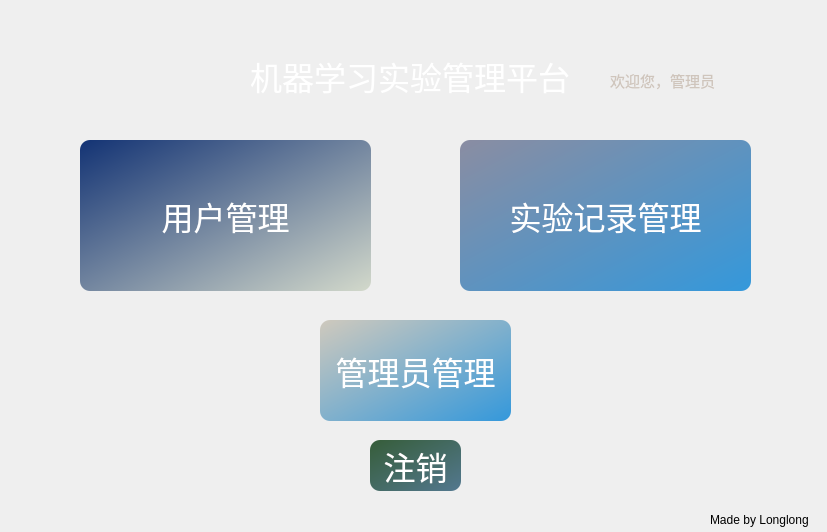
<?xml version="1.0" encoding="UTF-8"?>
<ui version="4.0">
  <class>admin_main</class>
  <widget class="QWidget" name="admin_main">
    <property name="geometry">
      <rect>
        <x>0</x>
        <y>0</y>
        <width>827</width>
        <height>532</height>
      </rect>
    </property>
    <property name="sizePolicy">
      <sizepolicy hsizetype="Fixed" vsizetype="Fixed">
        <horstretch>0</horstretch>
        <verstretch>0</verstretch>
      </sizepolicy>
    </property>
    <property name="minimumSize">
      <size>
        <width>827</width>
        <height>532</height>
      </size>
    </property>
    <widget class="QLabel" name="background_label">
      <property name="geometry">
        <rect>
          <x>0</x>
          <y>0</y>
          <width>832</width>
          <height>539</height>
        </rect>
      </property>
      <property name="text">
        <string />
      </property>
      <property name="pixmap">
        <pixmap>../image/bg_.jpg</pixmap>
      </property>
      <property name="scaledContents">
        <bool>true</bool>
      </property>
    </widget>
    <property name="maximumSize">
      <size>
        <width>827</width>
        <height>532</height>
      </size>
    </property>
    <property name="windowTitle">
      <string>机器学习实验管理平台</string>
    </property>
    <property name="windowIcon">
      <iconset>
        <normaloff>../image/logo.png</normaloff>../image/logo.png
      </iconset>
    </property>
    <widget class="QPushButton" name="logout">
      <property name="geometry">
        <rect>
          <x>370</x>
          <y>440</y>
          <width>91</width>
          <height>51</height>
        </rect>
      </property>
      <property name="font">
        <font>
          <family>MV Boli</family>
          <pointsize>24</pointsize>
        </font>
      </property>
      <property name="styleSheet">
        <string notr="true">
          QPushButton#logout {
          background-color: qlineargradient(x1:0, y1:0, x2:1, y2:1, stop:0 #365d39, stop:1 #53788f);
          border-radius: 10px;
          color: white;
          }
          QPushButton#logout:hover {
          background-color: qlineargradient(x1:0, y1:0, x2:1, y2:1, stop:0 #FFC371, stop:1 #FF5F6D);
          }
          QPushButton#logout:pressed {
          background-color: qlineargradient(x1:0, y1:0, x2:1, y2:1, stop:0 #FFC371, stop:1 #FF5F6D);
          padding-left: 5px;
          padding-top: 5px;
          }
        </string>
      </property>
      <property name="text">
        <string>注销</string>
      </property>
    </widget>
    <widget class="QLabel" name="label_2">
      <property name="geometry">
        <rect>
          <x>250</x>
          <y>50</y>
          <width>351</width>
          <height>51</height>
        </rect>
      </property>
      <property name="font">
        <font>
          <family>楷体</family>
          <pointsize>24</pointsize>
        </font>
      </property>
      <property name="styleSheet">
        <string notr="true">
          color: rgb(207, 205, 193);
          color: rgb(255, 255, 255);
        </string>
      </property>
      <property name="text">
        <string>机器学习实验管理平台</string>
      </property>
      <property name="alignment">
        <set>Qt::AlignLeading|Qt::AlignLeft|Qt::AlignVCenter</set>
      </property>
    </widget>
    <widget class="QPushButton" name="record">
      <property name="geometry">
        <rect>
          <x>460</x>
          <y>140</y>
          <width>291</width>
          <height>151</height>
        </rect>
      </property>
      <property name="font">
        <font>
          <family>MV Boli</family>
          <pointsize>24</pointsize>
        </font>
      </property>
      <property name="styleSheet">
        <string notr="true">
          QPushButton#record {
          background-color: qlineargradient(x1:0, y1:0, x2:1, y2:1, stop:0 #8a8da2, stop:1 #3498db);
          border-radius: 10px;
          color: white;
          }
          QPushButton#record:hover {
          background-color: qlineargradient(x1:0, y1:0, x2:1, y2:1, stop:0 #173776, stop:1 #6B73FF);
          }
          QPushButton#record:pressed {
          background-color: qlineargradient(x1:0, y1:0, x2:1, y2:1, stop:0 #000DFF, stop:1 #6B73FF);
          padding-left: 5px;
          padding-top: 5px;
          }
        </string>
      </property>
      <property name="text">
        <string>实验记录管理</string>
      </property>
    </widget>
    <widget class="QLabel" name="label_3">
      <property name="geometry">
        <rect>
          <x>710</x>
          <y>510</y>
          <width>111</width>
          <height>20</height>
        </rect>
      </property>
      <property name="text">
        <string>Made by Longlong</string>
      </property>
    </widget>
    <widget class="QPushButton" name="user">
      <property name="geometry">
        <rect>
          <x>80</x>
          <y>140</y>
          <width>291</width>
          <height>151</height>
        </rect>
      </property>
      <property name="font">
        <font>
          <family>MV Boli</family>
          <pointsize>24</pointsize>
        </font>
      </property>
      <property name="styleSheet">
        <string notr="true">
          QPushButton#user {
          background-color: qlineargradient(x1:0, y1:0, x2:1, y2:1, stop:0 #133374,stop:1 #d3d9cb);
          border-radius: 10px;
          color: white;
          }
          QPushButton#user:hover {
          background-color: qlineargradient(x1:0, y1:0, x2:1, y2:1, stop:0 #173776, stop:1 #6B73FF);
          }
          QPushButton#user:pressed {
          background-color: qlineargradient(x1:0, y1:0, x2:1, y2:1, stop:0 #000DFF, stop:1 #6B73FF);
          padding-left: 5px;
          padding-top: 5px;
          }
        </string>
      </property>
      <property name="text">
        <string>用户管理</string>
      </property>
    </widget>
    <widget class="QPushButton" name="admin">
      <property name="geometry">
        <rect>
          <x>320</x>
          <y>320</y>
          <width>191</width>
          <height>101</height>
        </rect>
      </property>
      <property name="font">
        <font>
          <family>MV Boli</family>
          <pointsize>24</pointsize>
        </font>
      </property>
      <property name="styleSheet">
        <string notr="true">
          QPushButton#admin{
          background-color: qlineargradient(x1:0, y1:0, x2:1, y2:1, stop:0 #cfc9bd, stop:1 #3498db);
          border-radius: 10px;
          color: white;
          }
          QPushButton#admin:hover {
          background-color: qlineargradient(x1:0, y1:0, x2:1, y2:1, stop:0 #3498db, stop:1 #FF5F6D);
          }
          QPushButton#admin:pressed {
          background-color: qlineargradient(x1:0, y1:0, x2:1, y2:1, stop:0 #FFC371, stop:1 #FF5F6D);
          padding-left: 5px;
          padding-top: 5px;
          }
        </string>
      </property>
      <property name="text">
        <string>管理员管理</string>
      </property>
    </widget>
    <widget class="QLabel" name="label">
      <property name="geometry">
        <rect>
          <x>610</x>
          <y>70</y>
          <width>151</width>
          <height>21</height>
        </rect>
      </property>
      <property name="font">
        <font>
          <family>华文楷体</family>
          <pointsize>11</pointsize>
        </font>
      </property>
      <property name="styleSheet">
        <string notr="true">color: rgb(207, 197, 188);</string>
      </property>
      <property name="text">
        <string>欢迎您，管理员</string>
      </property>
    </widget>
  </widget>
  <resources />
  <connections />
</ui>
